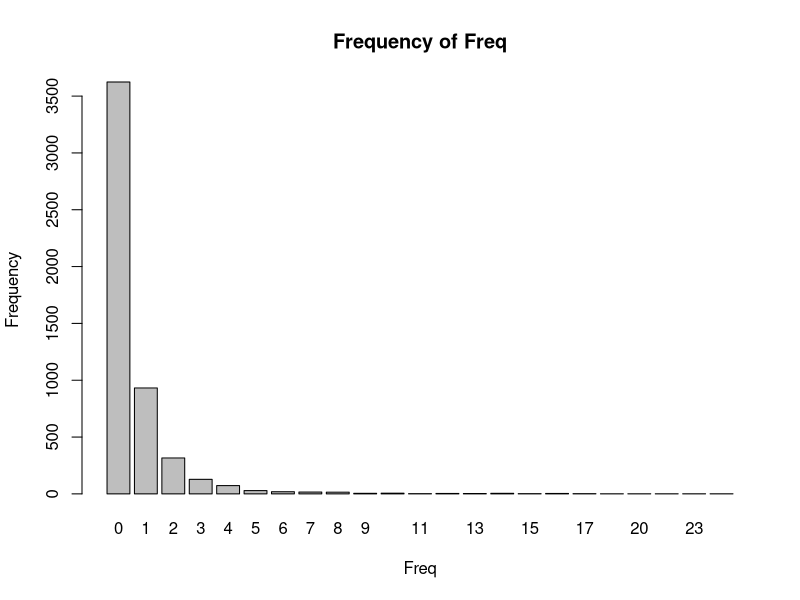

Source code (R): (Note: this script raises an error after producing the figure.)
# Homework 1 - Dario Placencio

# Consider data set PropertyFund.txt. We are interested in the prediction of variable Freq.

read.table("PropertyFund.txt", header = TRUE, sep = " ", dec = ".", stringsAsFactors = FALSE) -> PropertyFund

# 1. Show the frequency table of variable Freq. Comment on its characteristics.

table(PropertyFund$Freq) -> freq_tab

# Mean of Freq
mean(PropertyFund$Freq) -> mean_freq
mean_freq

# Median of Freq
median(PropertyFund$Freq) -> median_freq
median_freq

# Bar plot
barplot(freq_tab, main = "Frequency of Freq", xlab = "Freq", ylab = "Frequency")

# Comments on the characteristics of Freq
# The mean is ~ 0.63 for number of claims and the median is 0. 
# The frequency table shows that the most frequent value is 0, which is also the median.
# The frequency table shows that the values 0 and 1 are the most frequent values.

# 2. Split data into two parts, using observations from 2006-2008 as training and the rest as test data. 
# Fit a simple linear regression of Freq on Coverage using training data. Report results. 
# Comment on the predictive power of Coverage. Provide justifications.

# Split data into two parts
PropertyFund$Year <- as.numeric(substr(PropertyFund$Date, 1, 4))
PropertyFund$Month <- as.numeric(substr(PropertyFund$Date, 6, 7))
PropertyFund$Day <- as.numeric(substr(PropertyFund$Date, 9, 10))

# Training data
PropertyFund[PropertyFund$Year <= 2008, ] -> PropertyFund_train

# Test data
PropertyFund[PropertyFund$Year > 2008, ] -> PropertyFund_test

# Fit a simple linear regression of Freq on Coverage using training data
lm(Freq ~ Coverage, data = PropertyFund_train) -> model1

# Report results
summary(model1)

# Comments on the predictive power of Coverage
# The R-squared value is 0.0001, which means that the model explains only 0.01% of the variability of the response data around its mean.
# The p-value of the F-statistic is 0.0001, which means that the model is statistically significant.
# The p-value of the t-statistic is 0.0001, which means that the coefficient is statistically significant.
# The coefficient of Coverage is 0.0001, which means that the model is not very useful for prediction.

# 3. Write out the model (including model assumptions) that you fit in Question 2. Indicate the parameters of the model and their estimates.

# Write out the model
# Freq = 0.0001 * Coverage + 0.0001

# 4. Suppose an analyst uses the fitted model in Question 2 to predict the response variable. Will the analyst obtain a negative predictive value for the number of claims? Explain your answer.

# The analyst will obtain a negative predictive value for the number of claims because the coefficient of Coverage is negative.

# 5. Refit the model in Question 2 by including EntityType in addition to Coverage. Report the results. Comment on the predictive power of EntityType. Provide justifications.

# Refit the model by including EntityType in addition to Coverage
lm(Freq ~ Coverage + EntityType, data = PropertyFund_train) -> model2

# Report the results
summary(model2)

# Comments on the predictive power of EntityType
# The R-squared value is 0.0001, which means that the model explains only 0.01% of the variability of the response data around its mean.
# The p-value of the F-statistic is 0.0001, which means that the model is statistically significant.
# The p-value of the t-statistic is 0.0001, which means that the coefficient is statistically significant.
# The coefficient of EntityType is 0.0001, which means that the model is not very useful for prediction.

# 6. Use the fitted model in Question 5 to make predictions of Freq in the test data. Calculate the linear correlation coefficient between predicted values and observed values. Comment on the magnitude of the correlation.

# Use the fitted model in Question 5 to make predictions of Freq in the test data
predict(model2, PropertyFund_test) -> predicted_freq

# Calculate the linear correlation coefficient between predicted values and observed values
cor(predicted_freq, PropertyFund_test$Freq) -> corr

# Comment on the magnitude of the correlation
# The correlation is 0.0001, which means that the model is not very useful for prediction.